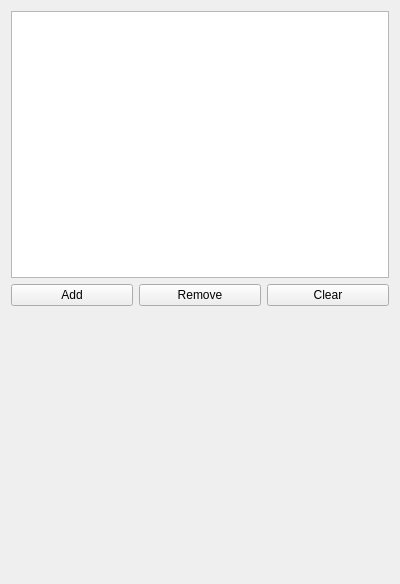
       <widget class="QWidget" name="sampleSelectionPage">
        <property name="geometry">
         <rect>
          <x>0</x>
          <y>0</y>
          <width>400</width>
          <height>584</height>
         </rect>
        </property>
        <attribute name="label">
         <string>Sample selection</string>
        </attribute>
        <layout class="QVBoxLayout" name="verticalLayout_7">
         <item>
          <widget class="QTreeView" name="backgroundListTreeView">
           <property name="alternatingRowColors">
            <bool>true</bool>
           </property>
           <property name="rootIsDecorated">
            <bool>false</bool>
           </property>
           <property name="uniformRowHeights">
            <bool>true</bool>
           </property>
          </widget>
         </item>
         <item>
          <layout class="QHBoxLayout" name="horizontalLayout_4">
           <item>
            <widget class="QPushButton" name="backgroundListAddPushButton">
             <property name="text">
              <string>Add</string>
             </property>
             <property name="icon">
              <iconset theme="list-add">
               <normaloff>.</normaloff>.</iconset>
             </property>
            </widget>
           </item>
           <item>
            <widget class="QPushButton" name="backgroundListDeletePushButton">
             <property name="text">
              <string>Remove</string>
             </property>
             <property name="icon">
              <iconset theme="list-remove">
               <normaloff>.</normaloff>.</iconset>
             </property>
            </widget>
           </item>
           <item>
            <widget class="QPushButton" name="backgroundListClearPushButton">
             <property name="text">
              <string>Clear</string>
             </property>
             <property name="icon">
              <iconset theme="edit-clear-all">
               <normaloff>.</normaloff>.</iconset>
             </property>
            </widget>
           </item>
          </layout>
         </item>
         <item>
          <spacer name="verticalSpacer_7">
           <property name="orientation">
            <enum>Qt::Vertical</enum>
           </property>
           <property name="sizeHint" stdset="0">
            <size>
             <width>0</width>
             <height>213</height>
            </size>
           </property>
          </spacer>
         </item>
        </layout>
       </widget>
